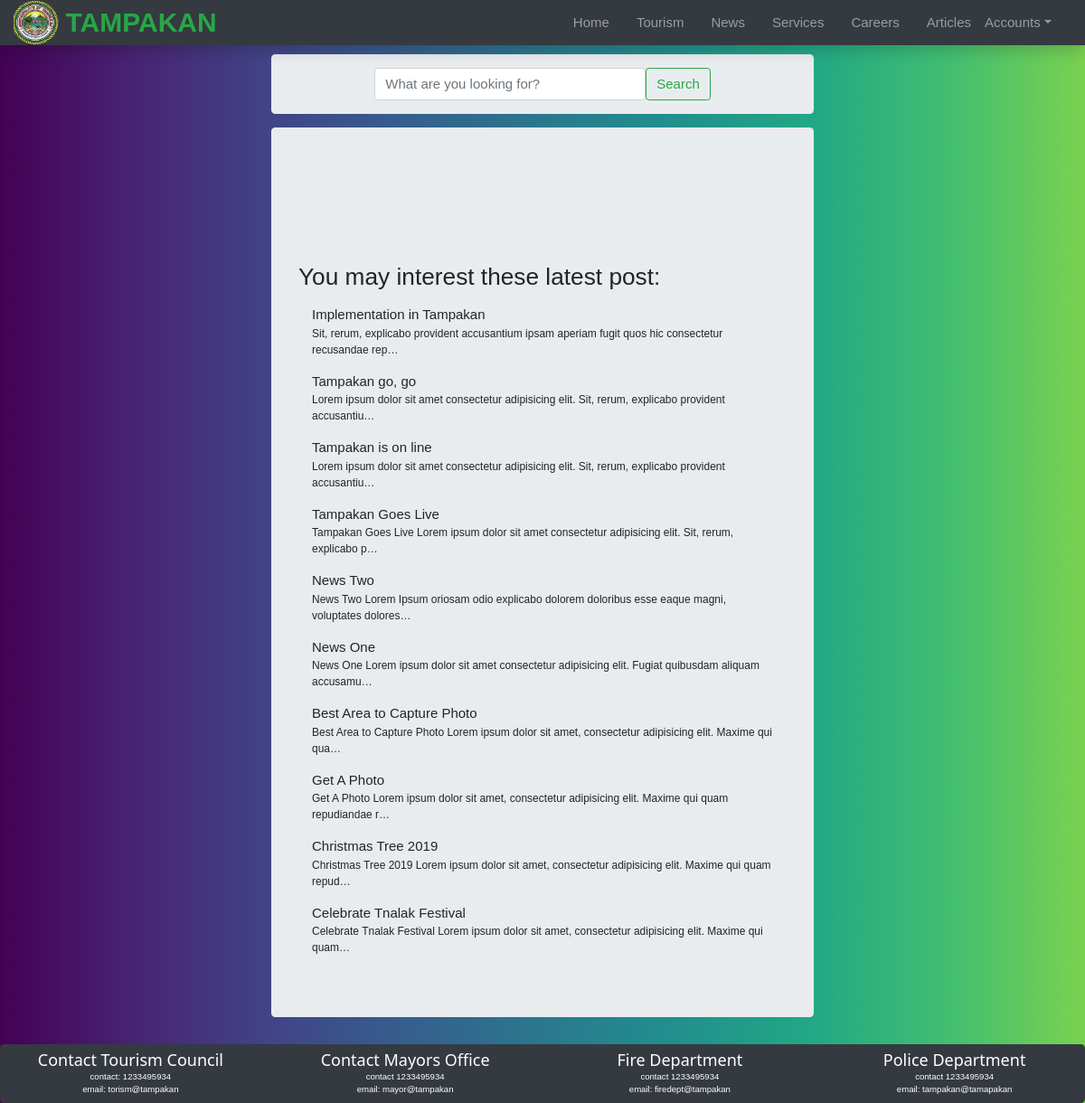
Before: /event/search/ with the older database file.
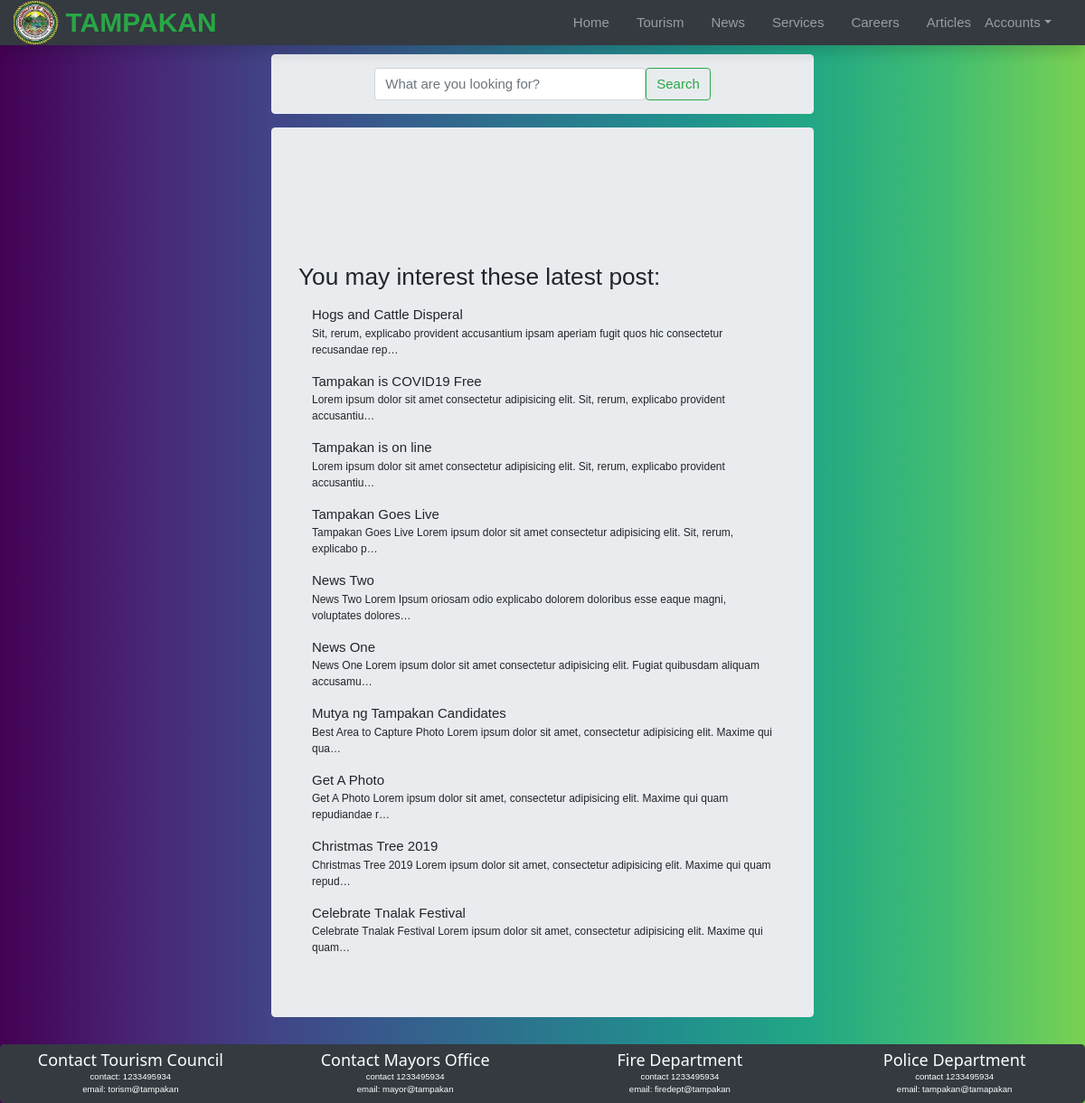
After: the same page with the newer database file.
### blog/models.py (models this page shows, shortened)
class Post(models.Model):
    author = models.ForeignKey(Profile, on_delete=models.CASCADE)
    title = models.CharField(max_length=200)
    heading = models.TextField(max_length=2000)
    content = HTMLField('Content')
    thumbnail = models.ImageField(blank=True, upload_to='post/%Y/%m/')
    slug = models.SlugField(blank=True, unique=True)
    timestamp = models.DateTimeField(auto_now_add=True)
    featured = models.BooleanField(default=False)
    category = models.CharField(
        max_length=2, choices=CATEGORY_OPTION, blank=True)
    def get_absolute_url(self):
        return reverse("blog-detail", kwargs={"slug": self.slug})

### blog/views.py (the view)
# urls.py: path('search/', views.blog_search, name='blog-search'),
def blog_search(request):
    queryset = ''
    query = request.GET.get('search')
    latest_post = Post.objects.all().order_by('-timestamp')[:10]
    if query:
        query = query.strip(' ')
        queryset = Post.objects.filter(Q(title__icontains=query) | Q(
            heading__icontains=query) | Q(content__icontains=query)).distinct()
    context = {
        'queryset': queryset,
        'query': query,
        'latest_post': latest_post
    }
    return render(request, 'blog/search.html', context)

### templates/blog/search.html (shortened to what this page needs)
{% extends 'base/base.html' %}
{% block content %}
    <div class="col-lg-6 mx-auto jumbotron m-0 p-0">
        <form class="form-inline mt-2 mt-md-0 justify-content-center py-3" action="{% url 'blog-search' %}">
            <input class="form-control w-50" type="text" name='search' placeholder="What are you looking for?" value="{% if query %} {{ query }} {% endif %}">
                <button class="btn btn-outline-success my-2 my-sm-0" type="submit">Search</button>
            </form>
        </div>
        <div class="jumbotron col-lg-6 offset-lg-3">
            {% if queryset %}
                <div class="lead">Result found in "
                    {% if query %}
                        {{ query }}
                    {% endif %}"</div>
                {% for post in queryset %}
                    <a href="{{ post.get_absolute_url }}" class="nav-link">
                        <p class="m-0">{{ post.title }}</p>
                        <div>
                            <small>{{ post.heading|truncatechars:100 }}</small>
                        </div>
                    </a>
                {% endfor %}
            {% else %}
                <div class="p5">
                    <div class="h3 mt-lg-5 pt-lg-5">You may interest these latest post:</div>
                    {% for obj in latest_post %}
                        <a href="{{ obj.get_absolute_url }}" class="nav-link">
                            <p class="m-0">{{ obj.title }}</p>
                            <div>
                                <small>{{ obj.heading|truncatechars:100 }}</small>
                            </div>
                        </a>
                    {% endfor %}
                </div>
            {% endif %}
        </div>
    {% endblock content %}

Changed rows visible on the page:
changed Post: title "Implementation in Tampakan" → "Hogs and Cattle Disperal"
changed Post: title "Tampakan go, go" → "Tampakan is COVID19 Free"
changed Post: title "Best Area to Capture Photo" → "Mutya ng Tampakan Candidates"
